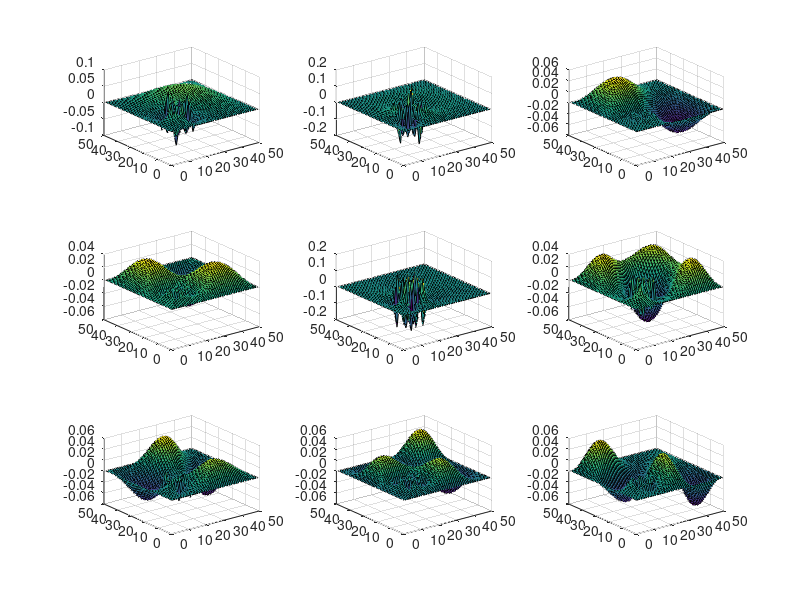

MATLAB code for this plot:
% Liam Anderson
% 100941879
% ELEC 4700 Feb 7 2020


nx = 50;
ny = 50;
n = ny*nx; % 50x50 = 2500

x = linspace(0,1,nx); % vector from 0 to 1 with 50 entries
y = linspace(0,1,ny); % vector from 0 to 1 with 50 entries
dx2 = 1;
dy2 = 1;



G = sparse(n,n);




% populate spatial matrix G
for i=1:nx
    for j=1:ny
        n = j + (i-1)*ny; % MAPPING diagonals (relates each node to neighboring nodes)
        % BOUNDARY CONDITIONS
        if (i == 1 || i == nx || j == 1 || j == ny)
            G(n,n) = 1;
        else
            G(n,n) = -4/dx2; % middle value DIAGONAL
            G(n,n-1) = 1/dx2; % left side DIAGONAL
            G(n,n+1) = 1/dx2; % right side DIAGONAL
            G(n,n-ny) = 1/dy2; % first value DIAGONAL
            G(n,n+ny) = 1/dy2; % last value DIAGONAL
            
        end
        
    end
    
end


for (i=10:20)
    for (j=10:20)
        n = j + (i-1)*ny;
        G(n,n) = -2;
    end
end


spy(G);

[E,D] = eigs(G,9,'SM');

E_matrix = zeros(nx,ny,9); % set up reshaped matrix


for n=1:9
    E_matrix(:,:,n) = reshape(E(:,n),nx,ny);
    hold on;
    figure(1);
    subplot(3,3,n)
    surf(E_matrix(:,:,n));
end


            